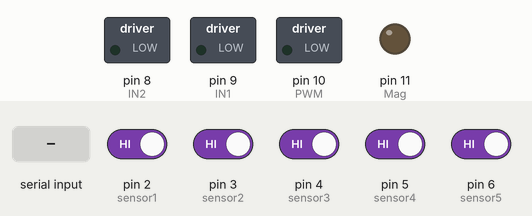
A sketch run on a simulated Arduino Uno, built with avr-gcc and run on an emulated ATmega328P. Parts: switched loads named in the sketch (green lamp = pin HIGH), output pins drawn as LEDs (lit = HIGH). The inputs (shaded band) are chosen by the test bench; at power-on: pin 2 (sensor1), pin 3 (sensor2), pin 4 (sensor3), pin 5 (sensor4), pin 6 (sensor5) HIGH.

Above: at 1.2 s.
1.3 s: "a" received over Serial
At 1.6 s:
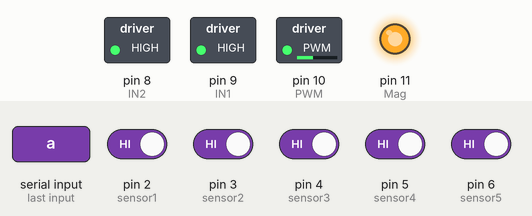
2.8 s: "b" received over Serial
At 3.9 s:
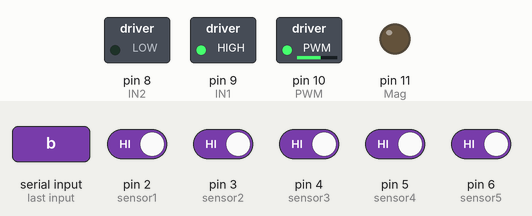
4.3 s: "c" received over Serial
At 5.0 s:
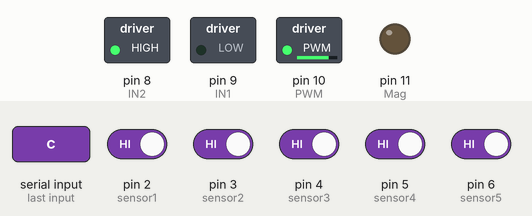
5.8 s: "d" received over Serial
At 6.2 s:
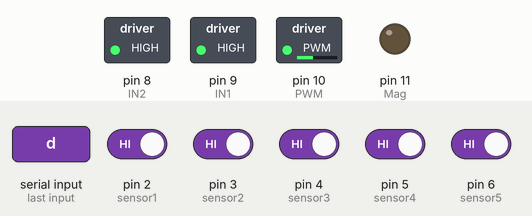
Timing chart, 0 to 8.8 s (numbered marks = the images above; inputs shaded):
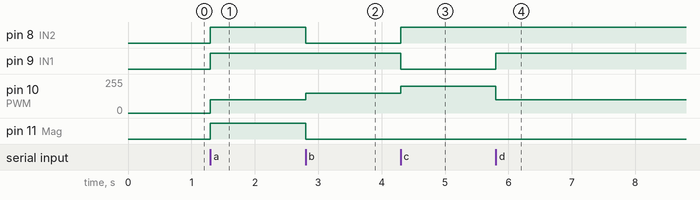

Measured:
- after the input at 1.3 s, pin 8 (IN2), pin 9 (IN1), pin 11 (Mag): LOW → HIGH at once; pin 10 (PWM): 0/255 → 100/255 at once
- after the input at 2.8 s, pin 8 (IN2), pin 11 (Mag): HIGH → LOW at once; pin 10 (PWM): 100/255 → 150/255 at once
- after the input at 4.3 s, pin 8 (IN2): LOW → HIGH at once; pin 9 (IN1): HIGH → LOW at once; pin 10 (PWM): 150/255 → 200/255 at once
- after the input at 5.8 s, pin 9 (IN1): LOW → HIGH at once; pin 10 (PWM): 200/255 → 100/255 at once

The sketch:

control_planta_remota.ino
```cpp
unsigned long finished = 0;
unsigned long elapsed = 0;
unsigned long start = 0;

int PWM = 10;
int IN1 = 9;
int IN2 = 8;
int Mag = 11;

int sensor1 = 2;
int sensor2 = 3;
int sensor3 = 4;
int sensor4 = 5;
int sensor5 = 6;
int cont = 0;
int cont2 = 0;
int cont3 = 0;
int cont4 = 0;
int cont5 = 0;
int lista[4];
int miArray[10];
int posicion = 0;

 void setup(){
  Serial.begin(115200);
  pinMode(2, INPUT);
  pinMode(3, INPUT);
  pinMode(4, INPUT);
  pinMode(5, INPUT);
  pinMode(6, INPUT);
  cont = 0;

  pinMode (PWM, OUTPUT);
  pinMode (IN1, OUTPUT);
  pinMode (IN2, OUTPUT);
  pinMode (Mag, OUTPUT);
  digitalWrite (Mag,LOW);
  }
int Result(){
  float  s;
  elapsed = finished - start;
  return elapsed;
}

int tomaTiempos(int contB ){
  if(contB < 1){
    finished = millis();
    //Serial.println(Result());
    cont = 0;
    contB = contB + 1;
  }
  return contB;
}

void Adelante(){
 digitalWrite (IN1, HIGH);
 digitalWrite (IN2, LOW);
 analogWrite (PWM, 150);
}

void Atras(){
 digitalWrite (IN1, LOW);
 digitalWrite (IN2, HIGH);
 analogWrite (PWM, 200);
}

void Detener(){
 digitalWrite (IN1, HIGH);
 digitalWrite (IN2, HIGH);
 analogWrite (PWM, 100);
}

void MagnetoOff(){
 digitalWrite (Mag, HIGH);
}

void MagnetoOn(){
 digitalWrite (Mag, LOW);
}

void temporizador(){
    if (digitalRead(sensor1) == LOW ) {
      start = millis();
      if(cont < 1){
        cont = cont + 1;
        cont2 = 0;
        cont3 = 0;
        cont4 = 0;
        cont5 = 0;
      }
    }
    if (digitalRead(sensor2) == LOW ) {
       cont2 = tomaTiempos(cont2);
       lista[0]= Result();
    }
    if (digitalRead(sensor3) == LOW) {
       cont3 = tomaTiempos(cont3);
       lista[1]= Result();
    }
    if (digitalRead(sensor4) == LOW) {
       cont4 = tomaTiempos(cont4);
       lista[2]= Result();
    }
    if (digitalRead(sensor5) == LOW ) {
       cont5 = tomaTiempos(cont5);
       lista[3]= Result();
       if(cont5 < 2){
          for(int i=0;i<4;i++){
              Serial.print(lista[i]);
              lista[i]=0;
              if(i<3){
              Serial.print(";");
              }
          }
          Serial.println("");
          cont5++;
       }
    }
}

void loop() {
  char  bandera = (char)Serial.read();
  temporizador();
  if (bandera ==  'a'){ //el magneto se apaga
   MagnetoOff();
   Detener();
  }

  if (bandera == 'b'){ //motor baja y magneto enciende
     Adelante();
     MagnetoOn();
  }

  if (bandera == 'c'){ //motor sube
     Atras();
  }

  if (bandera == 'd'){ //motor se detiene
     Detener();
     Serial.print("");
     Serial.write(0x0d);
  }
}
```
